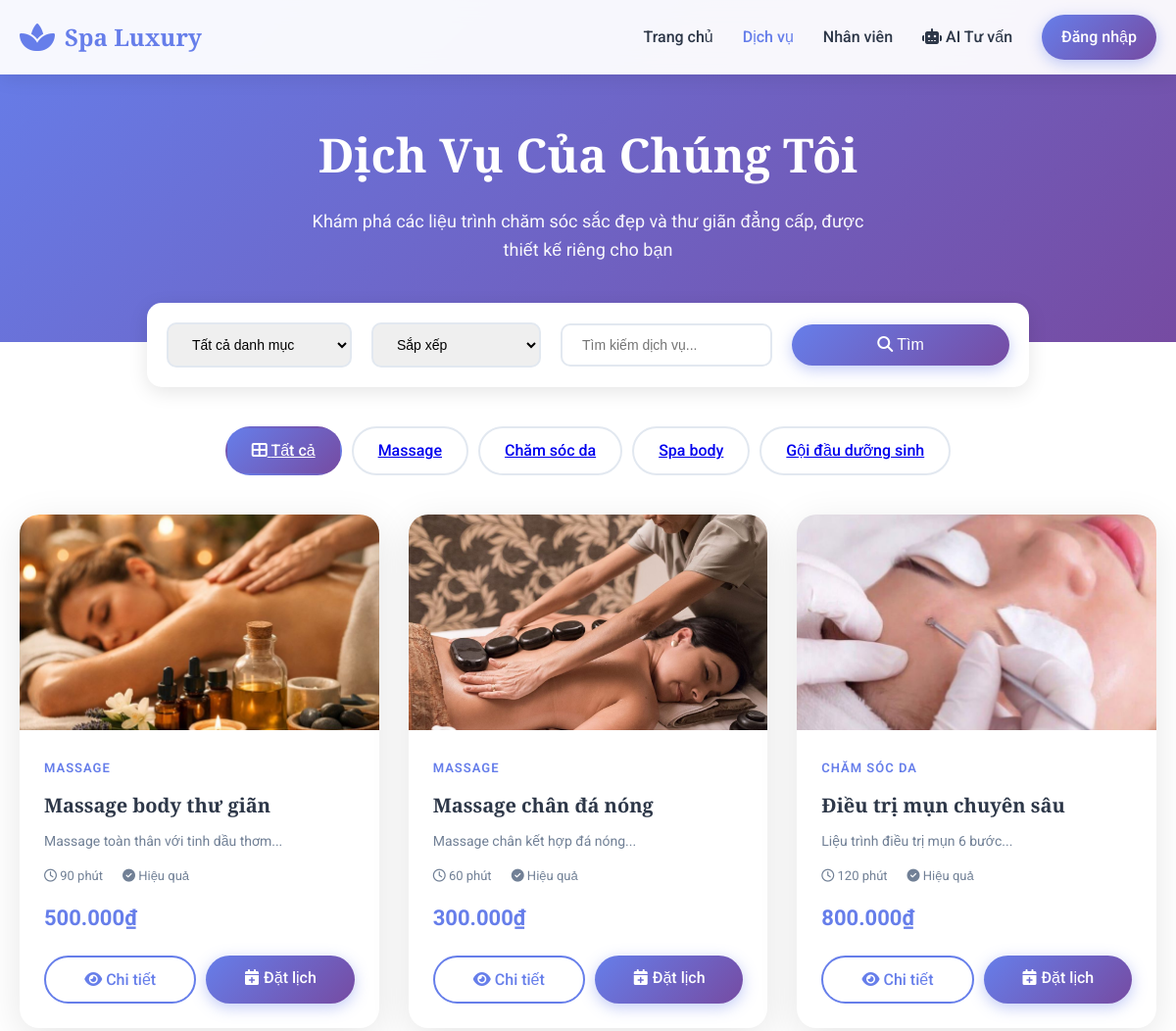
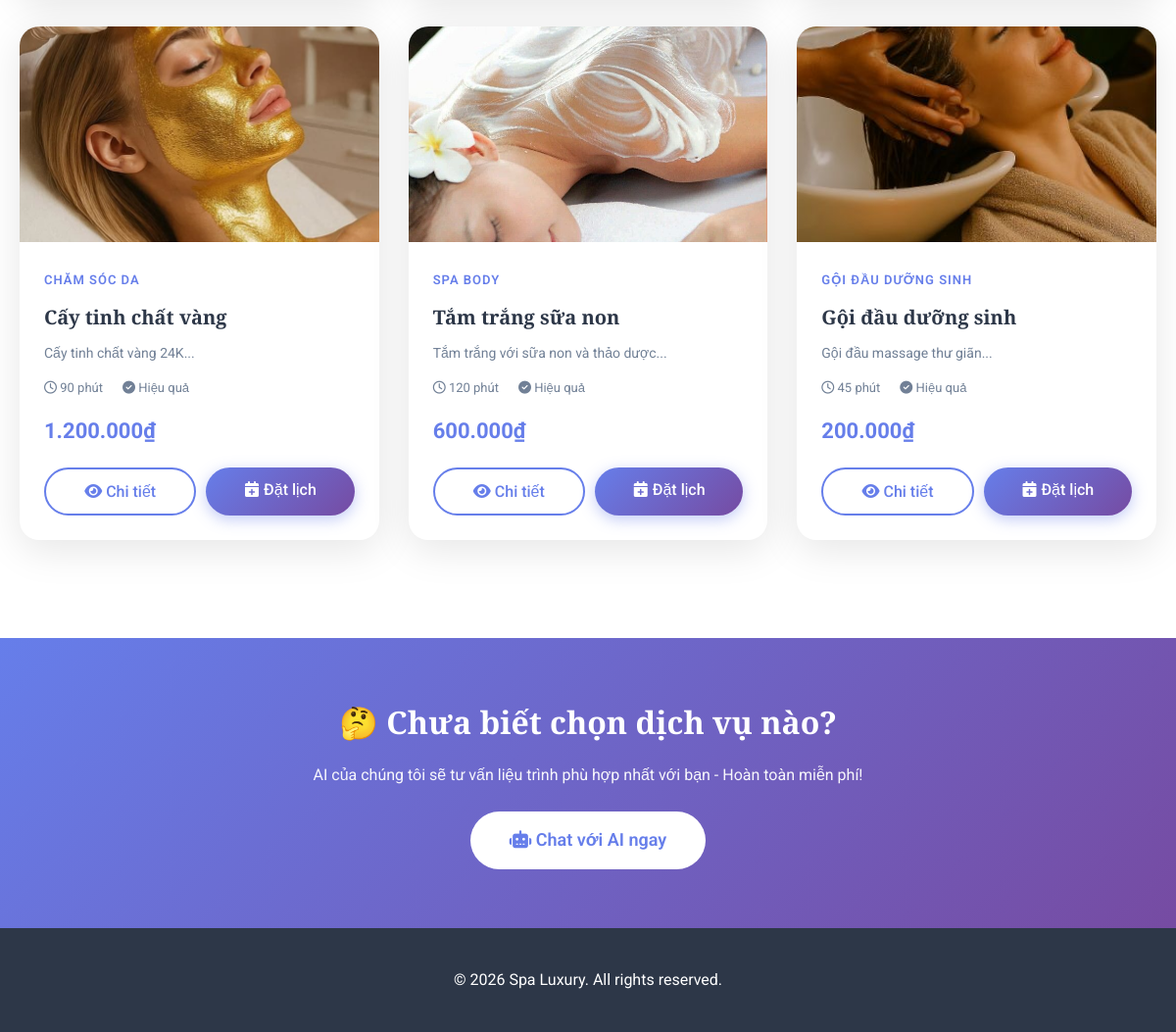
/services, run on the app's committed database (2 pictures, top to bottom).
### tables this page shows
CREATE TABLE IF NOT EXISTS `categories` (
  `id` int NOT NULL AUTO_INCREMENT,
  `name` varchar(100) NOT NULL,
  `description` text,
  `icon` varchar(255) DEFAULT NULL,
  `display_order` int DEFAULT '0',
  `status` enum('active','inactive') DEFAULT 'active',
  `created_at` timestamp NULL DEFAULT CURRENT_TIMESTAMP,
  PRIMARY KEY (`id`)
);

CREATE TABLE IF NOT EXISTS `services` (
  `id` int NOT NULL AUTO_INCREMENT,
  `category_id` int DEFAULT NULL,
  `name` varchar(200) NOT NULL,
  `description` text,
  `duration` int DEFAULT NULL COMMENT 'Thời gian (phút)',
  `price` decimal(10,2) NOT NULL,
  `discount_price` decimal(10,2) DEFAULT NULL,
  `image` varchar(255) DEFAULT NULL,
  `benefits` text,
  `suitable_for` text,
  `status` enum('active','inactive') DEFAULT 'active',
  `created_at` timestamp NULL DEFAULT CURRENT_TIMESTAMP,
  PRIMARY KEY (`id`),
  KEY `category_id` (`category_id`),
  CONSTRAINT `services_ibfk_1` FOREIGN KEY (`category_id`) REFERENCES `categories` (`id`) ON DELETE SET NULL
);

### Controllers/ServicesController.php (called while the page is built, shortened)
<?php
class ServicesController {
    protected $model;
    public function __construct() {
        $this->model = new ServicesModel();
    }
    public function index() {
        $categoryId = $_GET['category'] ?? null;
        $search = $_GET['search'] ?? null;
        $categories = $this->model->getAllCategories();
        if ($categoryId) {
            $services = $this->model->getAllServices($categoryId);
        } elseif ($search) {
            $services = $this->model->searchServices($search);
        } else {
            $services = $this->model->getAllServices();
        }
        require_once ROOT_PATH . DS . 'Views' . DS . 'spa' . DS . 'services.php';
    }
}

### config/Database.php (called while the page is built, shortened)
<?php
class Database {
    private static $instance = null;
    private $connection;
    private $host = 'localhost';
    private $db_name = 'spa_booking';
    private $username = 'root';
    private $password = '';
    private function __construct() {
        try {
            $this->connection = new PDO(
                "mysql:host=" . $this->host . ";dbname=" . $this->db_name . ";charset=utf8mb4",
                $this->username,
                $this->password
            );
            $this->connection->setAttribute(PDO::ATTR_ERRMODE, PDO::ERRMODE_EXCEPTION);
            $this->connection->setAttribute(PDO::ATTR_DEFAULT_FETCH_MODE, PDO::FETCH_ASSOC);
        } catch(PDOException $e) {
            die("Database Connection Failed: " . $e->getMessage());
        }
    }
    public static function getInstance() {
        if (self::$instance === null) {
            self::$instance = new self();
        }
        return self::$instance;
    }
    public function query($sql, $params = []) {
        $stmt = $this->connection->prepare($sql);
        $stmt->execute($params);
        return $stmt->fetchAll();
    }
}

### Models/ServicesModel.php (called while the page is built, shortened)
<?php
class ServicesModel {
    protected $db;
    public function __construct() {
        $this->db = Database::getInstance();
    }
public function getAllServices($categoryId = null) {
    if ($categoryId) {
        $services = $this->db->query("
            SELECT s.*, c.name as category_name
            FROM services s
            LEFT JOIN categories c ON s.category_id = c.id
            WHERE s.status = 'active' AND s.category_id = ?
            ORDER BY s.created_at DESC
        ", [$categoryId]);
    } else {
        $services = $this->db->query("
            SELECT s.*, c.name as category_name
            FROM services s
            LEFT JOIN categories c ON s.category_id = c.id
            WHERE s.status = 'active'
            ORDER BY c.display_order, s.created_at DESC
        ");
    }
    foreach ($services as &$service) {
        $service['images'] = $this->getImages($service['id']);
        $service['image'] = null;
    }
    return $services;
}
    public function getAllCategories() {
        return $this->db->query("SELECT * FROM categories WHERE status = 'active' ORDER BY display_order");
    }
    public function getImages($serviceId) {
        return $this->db->query("SELECT * FROM service_images WHERE service_id = ? ORDER BY id ASC", [$serviceId]);
    }
}

### Views/spa/services.php (the view, shortened to what this page needs)
<!DOCTYPE html>
<html lang="vi">
<head>
    <link rel="stylesheet" href="<?php echo BASE_URL; ?>/public/css/style.css">
    <link rel="stylesheet" href="https://cdnjs.cloudflare.com/ajax/libs/font-awesome/6.4.0/css/all.min.css">
</head>
<body>
    <header class="header">
        <nav class="navbar">
            <div class="container">
                <div class="nav-wrapper">
                    <div class="logo">
                        <i class="fas fa-spa"></i>
                        <span>Spa Luxury</span>
                    </div>
                    <ul class="nav-menu">
                        <li><a href="<?php echo BASE_URL; ?>/" class="nav-link">Trang chủ</a></li>
                        <li><a href="<?php echo BASE_URL; ?>/services" class="nav-link active">Dịch vụ</a></li>
                        <li><a href="<?php echo BASE_URL; ?>/staff" class="nav-link">Nhân viên</a></li>
                        <li><a href="<?php echo BASE_URL; ?>/ai-consultation" class="nav-link"><i class="fas fa-robot"></i> AI Tư vấn</a></li>
                        <?php if (isset($_SESSION['customer_id'])): ?>
                            <li><a href="<?php echo BASE_URL; ?>/my-appointments" class="nav-link">Lịch của tôi</a></li>
                            <li><a href="<?php echo BASE_URL; ?>/logout" class="btn btn-outline">Đăng xuất</a></li>
                        <?php else: ?>
                            <li><a href="<?php echo BASE_URL; ?>/login" class="btn btn-primary">Đăng nhập</a></li>
                        <?php endif; ?>
                    </ul>
                </div>
            </div>
        </nav>
    </header>
    <section class="services-hero">
        <div class="container">
            <h1>Dịch Vụ Của Chúng Tôi</h1>
            <p>Khám phá các liệu trình chăm sóc sắc đẹp và thư giãn đẳng cấp, được thiết kế riêng cho bạn</p>
        </div>
    </section>
    <div class="container">
        <div class="filter-bar">
            <form method="GET" style="display: flex; flex-wrap: wrap; gap: 10px; align-items: center;">
                <select name="category" onchange="this.form.submit()">
                    <option value="">Tất cả danh mục</option>
                </select>
                <select name="sort" onchange="this.form.submit()">
                    <option value="default">Sắp xếp</option>
                </select>
                <input type="text" name="search" placeholder="Tìm kiếm dịch vụ..." value="<?= htmlspecialchars($_GET['search'] ?? '') ?>" style="flex: 1; min-width: 200px;">
                <button type="submit" class="btn btn-primary" style="padding: 12px 25px;">
                    <i class="fas fa-search"></i> Tìm
                </button>
            </form>
        </div>
    </div>
    <div class="container">
        <div class="category-tabs">
            <a href="<?php echo BASE_URL; ?>/services" class="category-tab <?= !isset($_GET['category']) ? 'active' : '' ?>">
                <i class="fas fa-th-large"></i> Tất cả
            </a>
            <?php foreach ($categories as $cat): ?>
            <a href="<?php echo BASE_URL; ?>/services?category=<?= $cat['id'] ?>"
               class="category-tab <?= (isset($_GET['category']) && $_GET['category'] == $cat['id']) ? 'active' : '' ?>">
                <?= htmlspecialchars($cat['name']) ?>
            </a>
            <?php endforeach; ?>
        </div>
    </div>
    <section class="section-padding" style="padding-top: 0;">
        <div class="container">
            <?php if (empty($services)): ?>
                <div class="empty-state">
                    <i class="fas fa-spa"></i>
                    <h3>Chưa có dịch vụ nào</h3>
                    <p>Chúng tôi đang cập nhật thêm nhiều liệu trình mới. Vui lòng quay lại sau!</p>
                </div>
            <?php else: ?>
            <div class="services-grid">
                <?php foreach ($services as $service): ?>
                <div class="service-card">
                    <div class="service-image">
                        <img src="<?= !empty($service['image']) ? BASE_URL . '/' . ltrim($service['image'], '/') : BASE_URL . '/public/images/default-service.jpg' ?>"
                             alt="<?= htmlspecialchars($service['name']) ?>"
                             onerror="this.src='<?php echo BASE_URL; ?>/public/images/default-service.jpg'">
                    </div>
                    <div class="service-content">
                        <span class="service-category"><?= htmlspecialchars($service['category_name']) ?></span>
                        <h3 class="service-title"><?= htmlspecialchars($service['name']) ?></h3>
                        <p class="service-description"><?= htmlspecialchars(mb_substr($service['description'], 0, 120)) ?>...</p>
                        <div class="service-meta">
                            <span><i class="far fa-clock"></i> <?= $service['duration'] ?> phút</span>
                            <?php if (!empty($service['benefits'])): ?>
                            <span><i class="fas fa-check-circle"></i> Hiệu quả</span>
                            <?php endif; ?>
                        </div>
                        <div class="service-price">
                            <?php if ($service['discount_price']): ?>
                                <span class="price-old"><?= number_format($service['price'], 0, ',', '.') ?>₫</span>
                                <span class="price-current"><?= number_format($service['discount_price'], 0, ',', '.') ?>₫</span>
                            <?php else: ?>
                                <span class="price-current"><?= number_format($service['price'], 0, ',', '.') ?>₫</span>
                            <?php endif; ?>
                        </div>
                        <div class="service-actions">
                            <a href="<?php echo BASE_URL; ?>/service/<?= $service['id'] ?>" class="btn-outline">
                                <i class="fas fa-eye"></i> Chi tiết
                            </a>
                            <a href="<?php echo BASE_URL; ?>/booking?service_id=<?= $service['id'] ?>" class="btn-primary">
                                <i class="fas fa-calendar-plus"></i> Đặt lịch
                            </a>
                        </div>
                    </div>
                </div>
                <?php endforeach; ?>
            </div>
            <?php endif; ?>
        </div>
    </section>
    <section style="background: linear-gradient(135deg, #667eea, #764ba2); padding: 60px 0; color: white; text-align: center;">
        <div class="container">
            <h2 style="font-size: 32px; margin-bottom: 15px;">🤔 Chưa biết chọn dịch vụ nào?</h2>
            <p style="margin-bottom: 25px; opacity: 0.95;">AI của chúng tôi sẽ tư vấn liệu trình phù hợp nhất với bạn - Hoàn toàn miễn phí!</p>
            <a href="<?php echo BASE_URL; ?>/ai-consultation" class="btn btn-white btn-lg" style="background: white; color: #667eea;">
                <i class="fas fa-robot"></i> Chat với AI ngay
            </a>
        </div>
    </section>
    <footer style="background: #2d3748; color: white; padding: 40px 20px; text-align: center;">
        <p>&copy; 2026 Spa Luxury. All rights reserved.</p>
    </footer>
</body>
</html>

### index.php (shortened to what this page needs)
<?php
$requestUri = $_SERVER['REQUEST_URI'];
spl_autoload_register(function ($class) {
    $folders = ['config', 'Models', 'Controllers'];
    foreach ($folders as $folder) {
        $file = ROOT_PATH . DS . $folder . DS . $class . '.php';
        if (file_exists($file)) {
            return true;
        }
    }
    return false;
});
$uri = parse_url($requestUri, PHP_URL_PATH);
$uri = explode('?', $uri)[0];
$uri = '/' . trim($uri, '/');
if ($uri === '/') {
} else {
    $uri = rtrim($uri, '/');
}
foreach ($routes as $route => $config) {
    $pattern = '#^' . preg_replace('/\(\[0-9\]\+\)/', '([0-9]+)', $route) . '$#';
    if (preg_match($pattern, $uri, $matches)) {
        array_shift($matches);
        $action = $config['action'];
        $controller = new $controllerName();
        call_user_func_array([$controller, $action], $matches);
        exit;
    }
}

### public/css/style.css (style rules this page uses)
* { margin: 0; padding: 0; box-sizing: border-box; }
:root { --primary-color: #667eea; --secondary-color: #764ba2; --accent-color: #f093fb; --text-dark: #2d3748; --text-light: #718096; --bg-light: #f7fafc; --white: #ffffff; --success: #48bb78; --danger: #f56565; --warning: #ed8936; }
body { font-family: 'Roboto', sans-serif; color: var(--text-dark); line-height: 1.6; overflow-x: hidden; }
h1, h2, h3, h4, h5, h6 { font-family: 'Playfair Display', serif; font-weight: 600; }
.header { position: fixed; top: 0; left: 0; right: 0; z-index: 1000; background: rgba(255, 255, 255, 0.95); backdrop-filter: blur(10px); box-shadow: 0 2px 20px rgba(0,0,0,0.1); }
.navbar { padding: 15px 0; }
.nav-wrapper { display: flex; justify-content: space-between; align-items: center; }
.logo { display: flex; align-items: center; gap: 10px; font-size: 24px; font-weight: 700; color: var(--primary-color); font-family: 'Playfair Display', serif; }
.logo i { font-size: 32px; }
.nav-menu { display: flex; list-style: none; gap: 30px; align-items: center; }
.nav-link { text-decoration: none; color: var(--text-dark); font-weight: 500; transition: color 0.3s; position: relative; }
.nav-link:hover, .nav-link.active { color: var(--primary-color); }
.nav-link::after { content: ''; position: absolute; bottom: -5px; left: 0; width: 0; height: 2px; background: var(--primary-color); transition: width 0.3s; }
.btn { display: inline-block; padding: 12px 30px; border-radius: 50px; text-decoration: none; font-weight: 600; transition: all 0.3s; border: none; cursor: pointer; font-size: 16px; }
.btn-primary { background: linear-gradient(135deg, var(--primary-color), var(--secondary-color)); color: var(--white); box-shadow: 0 4px 15px rgba(102, 126, 234, 0.4); }
.btn-outline { background: transparent; color: var(--white); border: 2px solid var(--white); }
.btn-white { background: var(--white); color: var(--primary-color); }
.btn-lg { padding: 15px 40px; font-size: 18px; }
.section-padding { padding: 100px 0; }
.container { max-width: 1200px; margin: 0 auto; padding: 0 20px; }
.services-grid { display: grid; grid-template-columns: repeat(auto-fill, minmax(320px, 1fr)); gap: 30px; }
.service-card { background: var(--white); border-radius: 20px; overflow: hidden; box-shadow: 0 10px 40px rgba(0,0,0,0.1); transition: transform 0.3s, box-shadow 0.3s; }
.service-image { position: relative; height: 220px; overflow: hidden; }
.service-image img { width: 100%; height: 100%; object-fit: cover; transition: transform 0.5s; }
.service-content { padding: 25px; }
.service-category { color: var(--primary-color); font-size: 14px; font-weight: 600; text-transform: uppercase; }
.service-title { font-size: 22px; margin: 10px 0; color: var(--text-dark); }
.service-description { color: var(--text-light); margin-bottom: 15px; }
.service-meta { display: flex; gap: 20px; margin-bottom: 15px; color: var(--text-light); font-size: 14px; }
.service-price { margin-bottom: 20px; }
.price-current { font-size: 24px; font-weight: 700; color: var(--primary-color); }
.service-actions { display: flex; gap: 10px; }

### data on the page
categories: name "Massage"
categories: name "Chăm sóc da"
categories: name "Spa body"
categories: name "Gội đầu dưỡng sinh"
services: shows a picture, category.name "MASSAGE", name "Massage body thư giãn", description "Massage toàn thân với tinh dầu thơm", duration "90", shows "Hiệu quả", price "500.000"
services: shows a picture, category.name "MASSAGE", name "Massage chân đá nóng", description "Massage chân kết hợp đá nóng", duration "60", shows "Hiệu quả", price "300.000"
services: shows a picture, category.name "CHĂM SÓC DA", name "Điều trị mụn chuyên sâu", description "Liệu trình điều trị mụn 6 bước", duration "120", shows "Hiệu quả", price "800.000"
services: shows a picture, category.name "CHĂM SÓC DA", name "Cấy tinh chất vàng", description "Cấy tinh chất vàng 24K", duration "90", shows "Hiệu quả", price "1.200.000"
services: shows a picture, category.name "SPA BODY", name "Tắm trắng sữa non", description "Tắm trắng với sữa non và thảo dược", duration "120", shows "Hiệu quả", price "600.000"
services: shows a picture, category.name "GỘI ĐẦU DƯỠNG SINH", name "Gội đầu dưỡng sinh", description "Gội đầu massage thư giãn", duration "45", shows "Hiệu quả", price "200.000"
